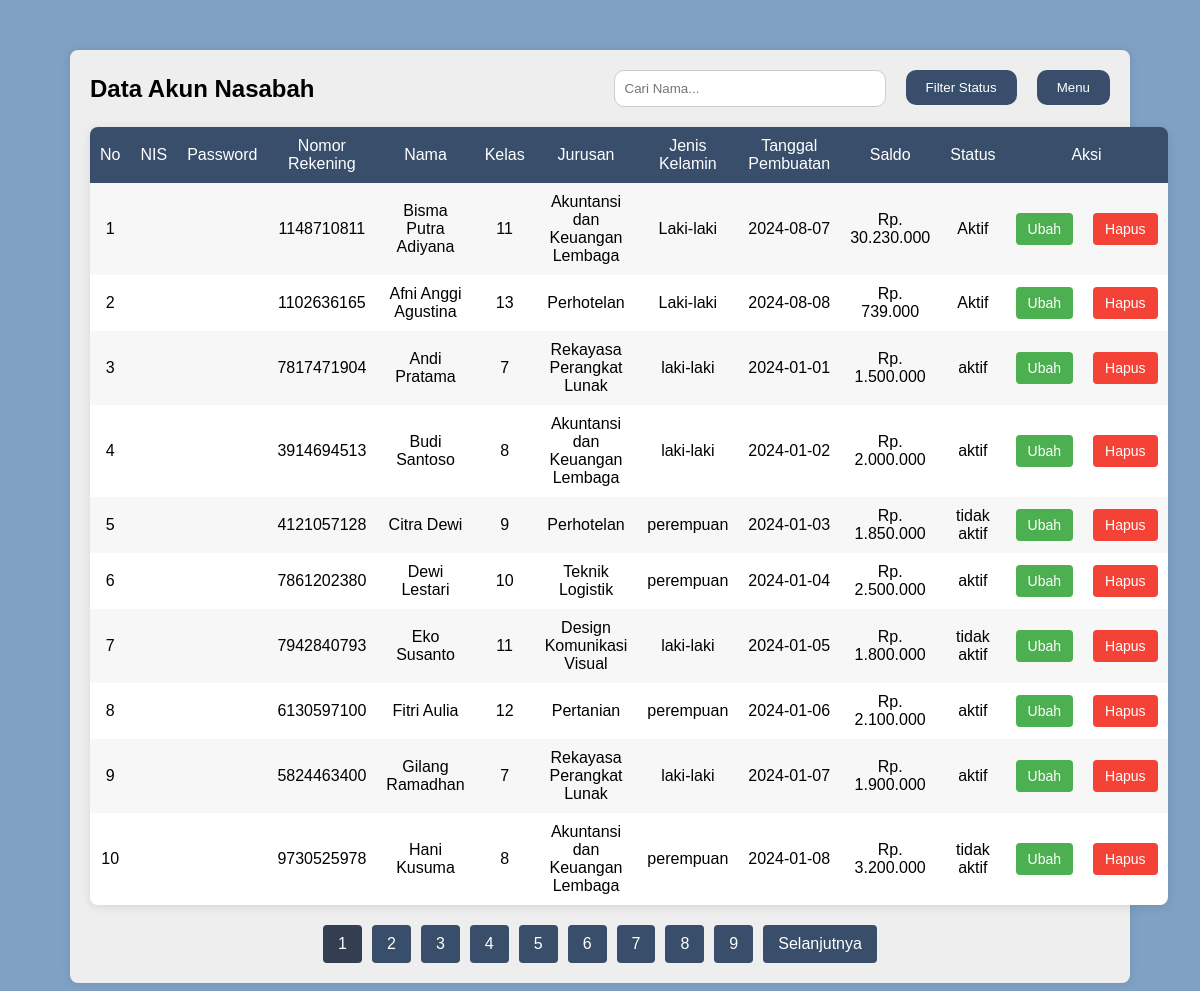
Page /table.php on the committed database.
### tables this page shows
CREATE TABLE `nasabah` (
  `id` bigint(11) NOT NULL,
  `nama` varchar(100) NOT NULL,
  `no_rekening` bigint(11) NOT NULL,
  `kelas` varchar(100) NOT NULL,
  `jurusan` varchar(100) NOT NULL,
  `jenis_kelamin` varchar(100) NOT NULL,
  `tanggal_pembuatan` date NOT NULL,
  `saldo` int(20) NOT NULL,
  `status` varchar(100) NOT NULL
);

### table.php (the view, shortened to what this page needs)
<?php
require_once 'koneksi.php';
$per_page = 10;
$page = isset($_GET['page']) ? (int)$_GET['page'] : 1;
$start = ($page > 1) ? ($page * $per_page) - $per_page : 0;
$status_filter = isset($_GET['status']) ? $_GET['status'] : '';
$status_query = $status_filter !== '' ? "status = '$status_filter'" : '1=1';
$search_query = isset($_GET['search']) ? $_GET['search'] : '';
$name_query = $search_query !== '' ? "nama LIKE '%$search_query%'" : '1=1';
$where_query = "WHERE $status_query AND $name_query";
$total = $conn->query("SELECT COUNT(*) AS total FROM nasabah $where_query")->fetch_assoc()['total'];
$pages = ceil($total / $per_page);
$q = $conn->query("SELECT * FROM nasabah $where_query LIMIT $start, $per_page");
?>
<!DOCTYPE html>
<html>
<head>
</head>
<body>
    <div class="container">
        <div class="header">
            <h1>Data Akun Nasabah</h1>
            <div class="dropdown-wrapper">
                <form method="GET" action="">
                    <input type="text" name="search" placeholder="Cari Nama..." value="<?= $search_query ?>">
                </form>
                <div class="dropdown">
                    <button class="dropbtn">Filter Status</button>
                </div>
                <div class="dropdown">
                    <button class="dropbtn">Menu</button>
                </div>
            </div>
        </div>
        <table id="oldDataTable">
            <tr>
                <th>No</th>
                <th>NIS</th>
                <th>Password</th>
                <th>Nomor Rekening</th>
                <th>Nama</th>
                <th>Kelas</th>
                <th>Jurusan</th>
                <th>Jenis Kelamin</th>
                <th>Tanggal Pembuatan</th>
                <th>Saldo</th>
                <th>Status</th>
                <th colspan="2">Aksi</th>
            </tr>
            <?php
            $no = $start + 1;
            while ($dt = $q->fetch_assoc()) :
            ?>
            <tr>
                <td><?= $no++ ?></td>
                <td><?= $dt['nis'] ?></td>
                <td><?= $dt['password'] ?></td>
                <td><?= $dt['no_rekening'] ?></td>
                <td><?= $dt['nama'] ?></td>
                <td><?= $dt['kelas'] ?></td>
                <td><?= $dt['jurusan'] ?></td>
                <td><?= $dt['jenis_kelamin'] ?></td>
                <td><?= $dt['tanggal_pembuatan'] ?></td>
                <td>Rp. <?= number_format($dt['saldo'], 0, ',', '.') ?></td>
                <td><?= $dt['status'] ?></td>
                <td>
                    <button class="button1" onclick="window.location.href='update.php?id=<?= $dt['id'] ?>'">Ubah</button>
                </td>
                <td>
                    <button class="button2" onclick="confirmDeletion(<?= $dt['id'] ?>)">Hapus</button>
                </td>
            </tr>
            <?php
            endwhile;
            ?>
        </table>
        <div class="pagination">
            <?php for($i = 1; $i <= $pages; $i++): ?>
                <?php if($i == $page): ?>
                    <a href="?page=<?= $i ?>&status=<?= $status_filter ?>&search=<?= $search_query ?>" style="background-color: #333e50;"><?= $i ?></a>
                <?php else: ?>
                    <a href="?page=<?= $i ?>&status=<?= $status_filter ?>&search=<?= $search_query ?>"><?= $i ?></a>
                <?php endif; ?>
            <?php endfor; ?>
            <?php if($page < $pages): ?>
                <a href="?page=<?= $page + 1 ?>&status=<?= $status_filter ?>&search=<?= $search_query ?>">Selanjutnya</a>
            <?php endif; ?>
        </div>
    </div>
</body>
</html>

### table.php (style rules this page uses)
body { font-family: Poppins, sans-serif; background-color: #7FA1C3; display: flex; justify-content: center; align-items: center; height: auto; margin: 50px 0; }
.container { width: 85%; background-color: #EEEEEE; padding: 20px; border-radius: 8px; box-shadow: 0 0 10px rgba(0, 0, 0, 0.1); position: relative; }
.header { display: flex; justify-content: space-between; align-items: center; margin-bottom: 20px; }
.dropdown-wrapper { display: flex; gap: 20px; }
h1 { margin: 0; font-size: 24px; }
input[type="text"] { font-family: Poppins, sans-serif; padding: 10px; border-radius: 10px; border: 1px solid #ccc; width: 250px; transition: border-color 0.3s ease; }
table { width: 100%; border-collapse: separate; border-spacing: 0; border-radius: 8px; overflow: hidden; box-shadow: 0 2px 10px rgba(0, 0, 0, 0.1); }
th, td { padding: 10px; text-align: center; }
th { background-color: #394E6A; color: white; font-weight: normal; }
td { background-color: #ffffff; }
tr:nth-child(even) td { background-color: #F7F7F7; }
.dropdown { position: relative; display: inline-block; }
.dropbtn { font-family: Poppins, sans-serif; background-color: #394E6A; color: white; padding: 10px 20px; border: none; border-radius: 10px; cursor: pointer; text-align: center; text-decoration: none; width: auto; }
.button1 { background-color: #4CAF50; color: white; padding: 8px 12px; border: none; border-radius: 4px; cursor: pointer; text-align: center; text-decoration: none; font-size: 14px; }
.button2 { background-color: #f44336; color: white; padding: 8px 12px; border: none; border-radius: 4px; cursor: pointer; text-align: center; text-decoration: none; font-size: 14px; }
.pagination { margin-top: 20px; display: flex; justify-content: center; }
.pagination a { background-color: #394E6A; color: white; padding: 10px 15px; margin: 0 5px; text-decoration: none; border-radius: 4px; transition: background-color 0.3s ease; }

### rows in the picture
nasabah: no_rekening "1148710811", nama "Bisma Putra Adiyana", kelas "11", jurusan "Akuntansi dan Keuangan Lembaga", jenis_kelamin "Laki-laki", tanggal_pembuatan "2024-08-07", saldo "30.230.000", status "Aktif"
nasabah: no_rekening "1102636165", nama "Afni Anggi Agustina", kelas "13", jurusan "Perhotelan", jenis_kelamin "Laki-laki", tanggal_pembuatan "2024-08-08", saldo "739.000", status "Aktif"
nasabah: no_rekening "7817471904", nama "Andi Pratama", kelas "7", jurusan "Rekayasa Perangkat Lunak", jenis_kelamin "laki-laki", tanggal_pembuatan "2024-01-01", saldo "1.500.000", status "aktif"
nasabah: no_rekening "3914694513", nama "Budi Santoso", kelas "8", jurusan "Akuntansi dan Keuangan Lembaga", jenis_kelamin "laki-laki", tanggal_pembuatan "2024-01-02", saldo "2.000.000", status "aktif"
nasabah: no_rekening "4121057128", nama "Citra Dewi", kelas "9", jurusan "Perhotelan", jenis_kelamin "perempuan", tanggal_pembuatan "2024-01-03", saldo "1.850.000", status "tidak aktif"
nasabah: no_rekening "7861202380", nama "Dewi Lestari", kelas "10", jurusan "Teknik Logistik", jenis_kelamin "perempuan", tanggal_pembuatan "2024-01-04", saldo "2.500.000", status "aktif"
nasabah: no_rekening "7942840793", nama "Eko Susanto", kelas "11", jurusan "Design Komunikasi Visual", jenis_kelamin "laki-laki", tanggal_pembuatan "2024-01-05", saldo "1.800.000", status "tidak aktif"
nasabah: no_rekening "6130597100", nama "Fitri Aulia", kelas "12", jurusan "Pertanian", jenis_kelamin "perempuan", tanggal_pembuatan "2024-01-06", saldo "2.100.000", status "aktif"
nasabah: no_rekening "5824463400", nama "Gilang Ramadhan", kelas "7", jurusan "Rekayasa Perangkat Lunak", jenis_kelamin "laki-laki", tanggal_pembuatan "2024-01-07", saldo "1.900.000", status "aktif"
nasabah: no_rekening "9730525978", nama "Hani Kusuma", kelas "8", jurusan "Akuntansi dan Keuangan Lembaga", jenis_kelamin "perempuan", tanggal_pembuatan "2024-01-08", saldo "3.200.000", status "tidak aktif"
